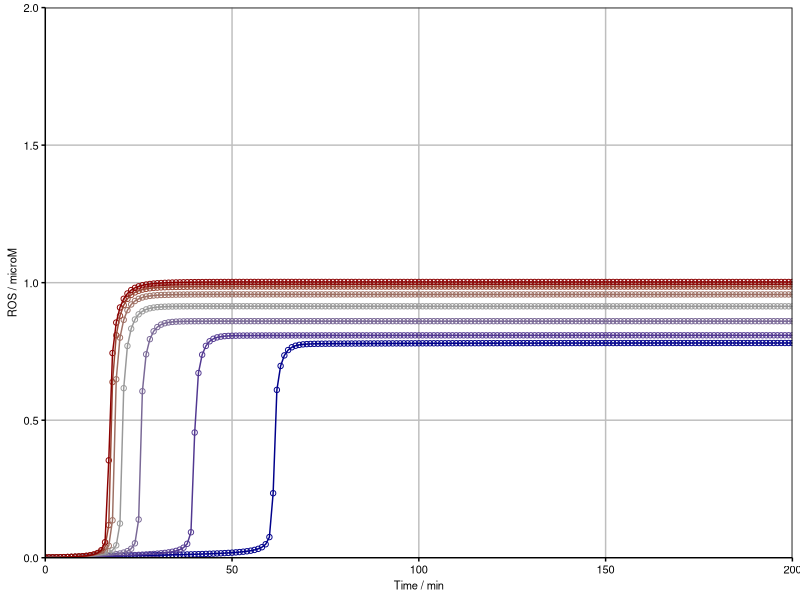
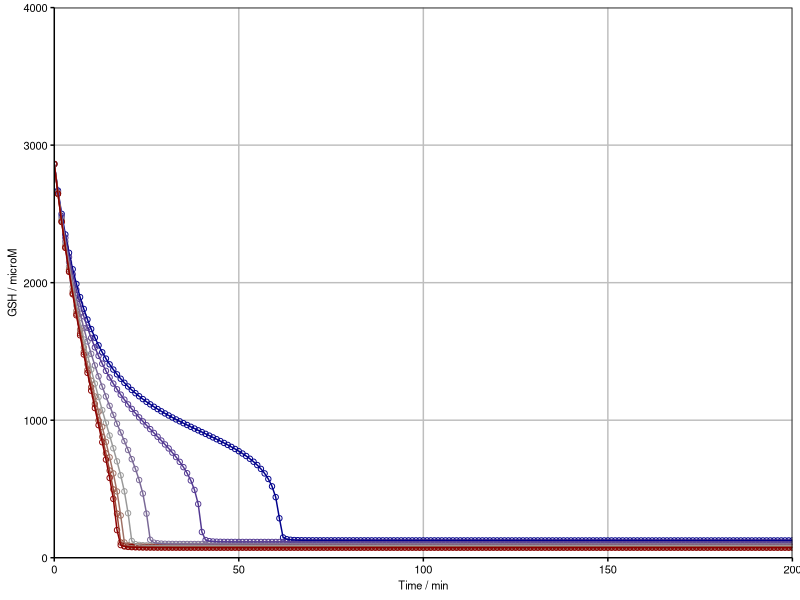
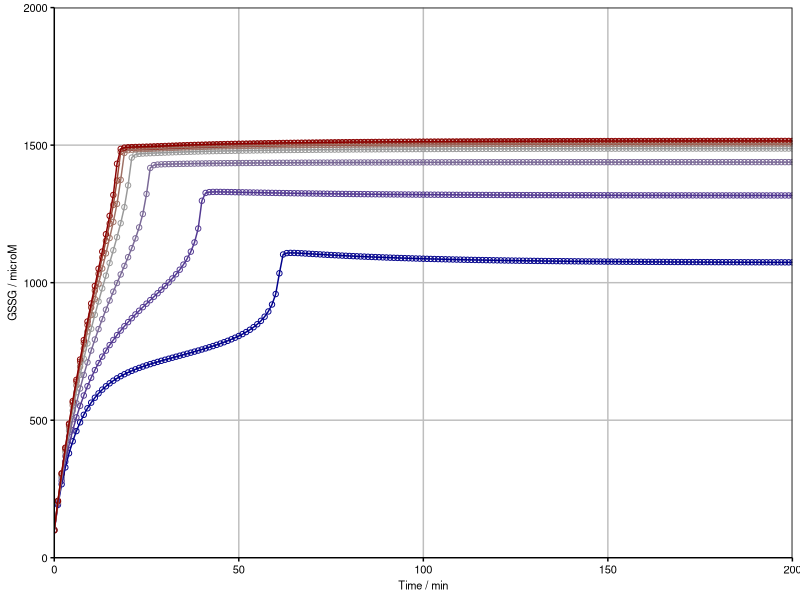
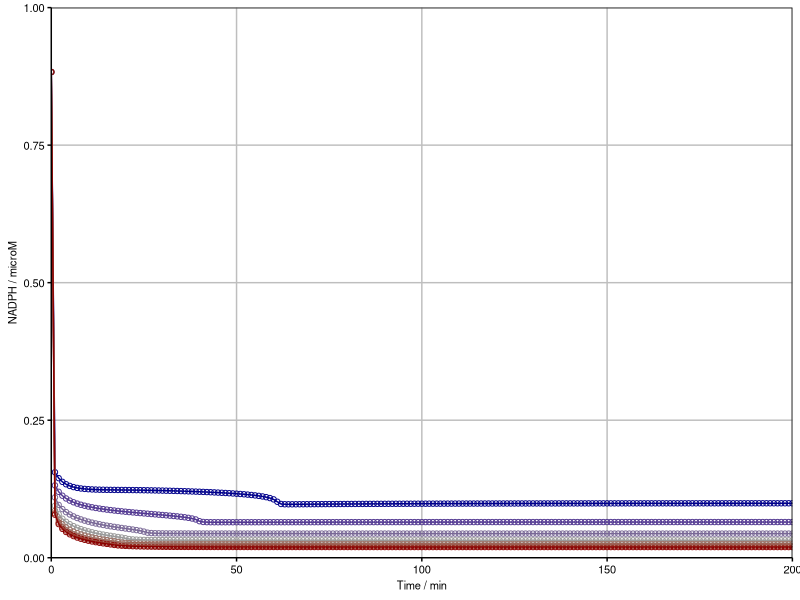
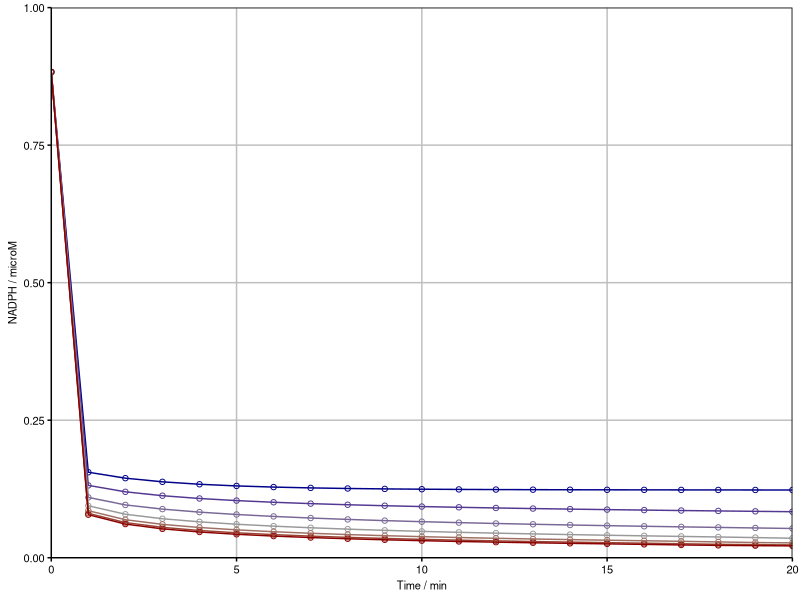
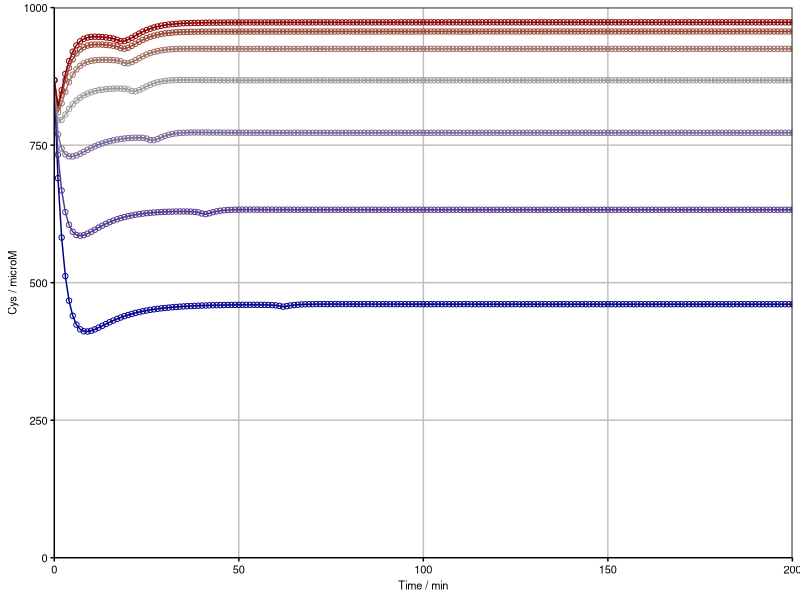
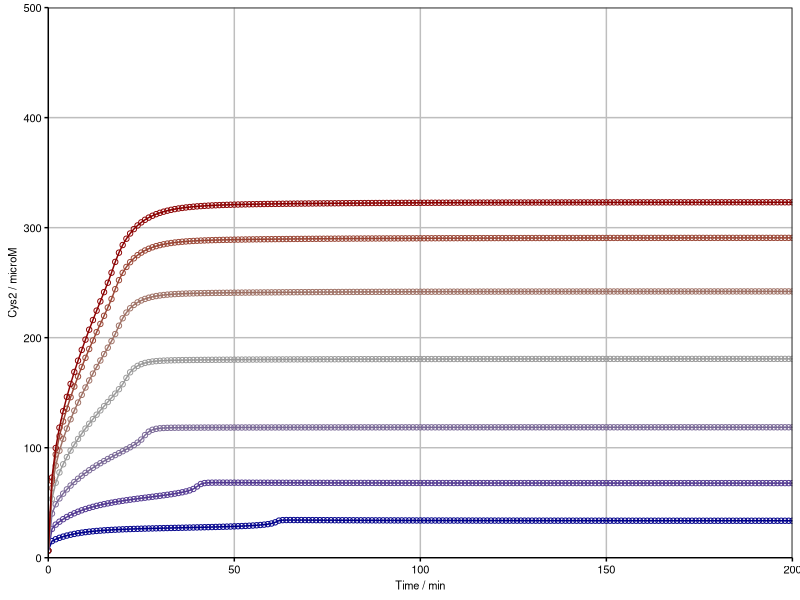
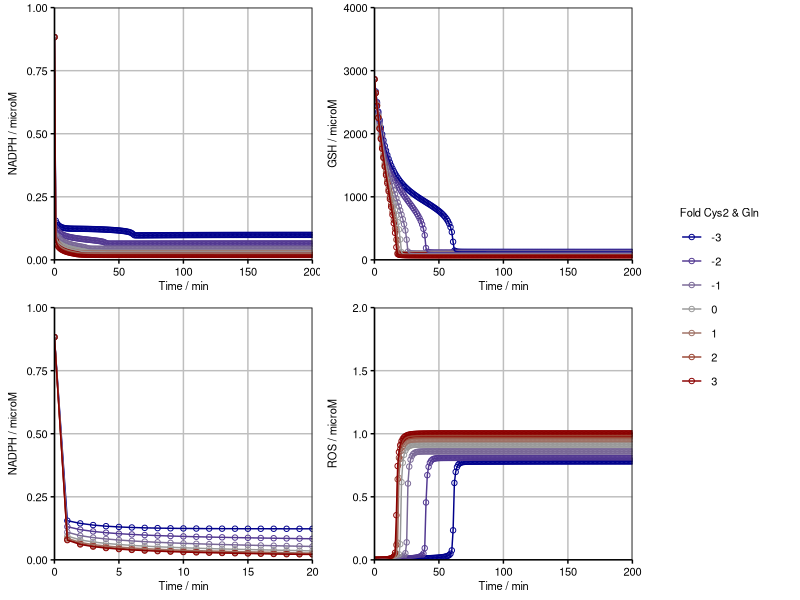

Write the R code that produced these figures, in order.
##### read data
#### set working directory
# setwd("D:/Lab_SHC_files/ROS_model/008_afterChiaChouMod/004_fig4")

#### read data
sol <- read.table("ROS_v6_TimeEvolution_ndsolve_4-2_out.txt", header = TRUE, sep = "\t") 

#### convert from character type to numeric type
sol <- apply(sol, MARGIN = 2, FUN = as.numeric)
sol <- as.data.frame(sol)

##### libraries
library("ggplot2")
library("cowplot")
library("viridis")
library("ggrepel")

##### plot themes
gtheme <- theme(
	axis.line = element_line(color = "black"), 
	axis.ticks = element_line(color = "black"), 
	axis.text = element_text(color = "black", size = 8), 
	axis.title = element_text(color = "black", size = 8), 
	legend.key = element_rect(fill = "white"), 
	legend.text = element_text(color = "black", size = 8), 
	legend.title = element_text(color = "black", size = 8), 
	panel.grid.major = element_line(color = "grey"), 
	panel.grid.minor = element_line(color = NA), 
	panel.background = element_rect(fill = "white"), 
	panel.border = element_rect(fill = NA, color = "black"), 
	plot.title = element_text(color = "black", size = 8),
	strip.background = element_rect(colour = "black", fill = "white"),
	strip.text.x = element_text(color = "black", size = 8),
	strip.text.y = element_text(color = "black", size = 8))
	
##### plot data
#### ROS
p1a <- ggplot(data = sol, aes(x = t, y = ros.t., group = x, color = log2(x)))
p1b <- p1a + geom_point(shape = 1) + geom_path() + coord_cartesian(xlim = c(0, 200), ylim = c(0, 2))
p1c <- p1b + scale_x_continuous(expand = c(0, 0), name = "Time / min") + scale_y_continuous(expand = c(0, 0), name = "ROS / microM") + scale_color_gradient2(name = "Fold Cys2 & Gln", guide = "legend", high = "darkred", low = "darkblue", mid = "grey60", breaks = seq(-3, 3, 1))
p1d <- p1c + gtheme
p1e <- p1d + theme(legend.position = "none")
p1e

leg <- get_legend(p1d)

#### GSH
p2a <- ggplot(data = sol, aes(x = t, y = gsh.t., group = x, color = log2(x)))
p2b <- p2a + geom_point(shape = 1) + geom_path() + coord_cartesian(xlim = c(0, 200), ylim = c(0, 4000))
p2c <- p2b + scale_x_continuous(expand = c(0, 0), name = "Time / min") + scale_y_continuous(expand = c(0, 0), name = "GSH / microM") + scale_color_gradient2(name = "Fold Cys2 & Gln", guide = "legend", high = "darkred", low = "darkblue", mid = "grey60", breaks = seq(-3, 3, 1))
p2d <- p2c + gtheme
p2e <- p2d + theme(legend.position = "none")
p2e

#### GSSG
p3a <- ggplot(data = sol, aes(x = t, y = gssg.t., group = x, color = log2(x)))
p3b <- p3a + geom_point(shape = 1) + geom_path() + coord_cartesian(xlim = c(0, 200), ylim = c(0, 2000))
p3c <- p3b + scale_x_continuous(expand = c(0, 0), name = "Time / min") + scale_y_continuous(expand = c(0, 0), name = "GSSG / microM") + scale_color_gradient2(name = "Fold Cys2 & Gln", guide = "legend", high = "darkred", low = "darkblue", mid = "grey60", breaks = seq(-3, 3, 1))
p3d <- p3c + gtheme
p3e <- p3d + theme(legend.position = "none")
p3e

#### NADPH
p4a <- ggplot(data = sol, aes(x = t, y = nadph.t., group = x, color = log2(x)))
p4b <- p4a + geom_point(shape = 1) + geom_path() + coord_cartesian(xlim = c(0, 200), ylim = c(0, 1))
p4c <- p4b + scale_x_continuous(expand = c(0, 0), name = "Time / min") + scale_y_continuous(expand = c(0, 0), name = "NADPH / microM") + scale_color_gradient2(name = "Fold Cys2 & Gln", guide = "legend", high = "darkred", low = "darkblue", mid = "grey60", breaks = seq(-3, 3, 1))
p4d <- p4c + gtheme
p4e <- p4d + theme(legend.position = "none")
p4e

p4a <- ggplot(data = sol, aes(x = t, y = nadph.t., group = x, color = log2(x)))
p4b2 <- p4a + geom_point(shape = 1) + geom_path() + coord_cartesian(xlim = c(0, 20), ylim = c(0, 1))
p4c2 <- p4b2 + scale_x_continuous(expand = c(0, 0), name = "Time / min") + scale_y_continuous(expand = c(0, 0), name = "NADPH / microM") + scale_color_gradient2(name = "Fold Cys2 & Gln", guide = "legend", high = "darkred", low = "darkblue", mid = "grey60", breaks = seq(-3, 3, 1))
p4d2 <- p4c2 + gtheme
p4e2 <- p4d2 + theme(legend.position = "none")
p4e2

#### Cys
p5a <- ggplot(data = sol, aes(x = t, y = cys.t., group = x, color = log2(x)))
p5b <- p5a + geom_point(shape = 1) + geom_path() + coord_cartesian(xlim = c(0, 200), ylim = c(0, 1000))
p5c <- p5b + scale_x_continuous(expand = c(0, 0), name = "Time / min") + scale_y_continuous(expand = c(0, 0), name = "Cys / microM") + scale_color_gradient2(name = "Fold Cys2 & Gln", guide = "legend", high = "darkred", low = "darkblue", mid = "grey60", breaks = seq(-3, 3, 1))
p5d <- p5c + gtheme
p5e <- p5d + theme(legend.position = "none")
p5e

#### Cys2
p6a <- ggplot(data = sol, aes(x = t, y = cys2.t., group = x, color = log2(x)))
p6b <- p6a + geom_point(shape = 1) + geom_path() + coord_cartesian(xlim = c(0, 200), ylim = c(0, 500))
p6c <- p6b + scale_x_continuous(expand = c(0, 0), name = "Time / min") + scale_y_continuous(expand = c(0, 0), name = "Cys2 / microM") + scale_color_gradient2(name = "Fold Cys2 & Gln", guide = "legend", high = "darkred", low = "darkblue", mid = "grey60", breaks = seq(-3, 3, 1))
p6d <- p6c + gtheme
p6e <- p6d + theme(legend.position = "none")
p6e

##### assemble subplots
ap1a <- plot_grid(p4e, p2e, p4e2, p1e, nrow = 2, align = "hv")#, axis = "tblr")
ap1b <- plot_grid(ap1a, leg, rel_widths = c(8, 2))
ap1b
ggsave2("ROS_v6_TimeEvolution_ndsolve_4-2_plot_1.pdf", width = 5, height = 2.4, units = "in", dpi = 600)

ap1c <- plot_grid(p2e, p3e, p5e, p6e, nrow = 2, align = "hv", axis = "tblr")
ap1d <- plot_grid(ap1c, leg, rel_widths = c(8, 2))
ap1d
ggsave2("ROS_v6_TimeEvolution_ndsolve_4-2_plot_2.pdf", width = 5, height = 2.4, units = "in", dpi = 600)

##### initial rates and redox catastrophe time 
#### maximal d ros / d t
soly <- NA

for(i in 1:length(unique(sol$x))){

	tmp <- sol[which(sol$x == unique(sol$x)[i]), ]
	soly <- rbind(soly, tmp[which.max(tmp$ros..t.), c("t", "ros..t.", "x")])
	rm(tmp)

}

soly <- soly[-1, ]
colnames(soly) <- c("tmax", "ros..t.max", "xmax")

#### d ros / d t and catastrophe time
### initial d ros / d t
sol01 <- sol[which(sol$t == 0), c("t", "ros..t.", "x")] ### very negative ros'[t] due to loss of glc contribution to ros production
sol11 <- sol[which(sol$t == 1), c("t", "ros..t.", "x")] ### the "initial" rate "after glc deprivation" 
solx1 <- cbind(sol01, sol11)
colnames(solx1) <- c("t0", "ros..t.0", "x0", "t1", "ros..t.1", "x1")

solz1 <- cbind(solx1, soly)

### plot
p7a <- ggplot(data = solz1, aes(x = ros..t.1, y = tmax, color = log2(xmax)))
p7b <- p7a + geom_point() + coord_cartesian(ylim = c(0, 100))
p7c <- p7b + scale_x_continuous(name = "Init. dROS / dt / (microM / min)") + scale_y_continuous(expand = c(0, 0), name = "Tmax / min") + scale_color_gradient2(name = "Fold Cys2 & Gln", guide = "legend", high = "darkred", low = "darkblue", mid = "grey60", breaks = seq(-3, 3, 1))
p7d <- p7c + gtheme
p7e <- p7d + theme(legend.position = "none")
p7e

#### d gsh / d t and catastrophe time
### initial d gsh / d t
sol02 <- sol[which(sol$t == 0), c("t", "gsh..t.", "x")] ### very negative gsh'[t] due to loss of glc contribution to gsh production
sol12 <- sol[which(sol$t == 1), c("t", "gsh..t.", "x")] ### the "initial" rate "after glc deprivation" 
solx2 <- cbind(sol02, sol12)
colnames(solx2) <- c("t0", "gsh..t.0", "x0", "t1", "gsh..t.1", "x1")

solz2 <- cbind(solx2, soly)

### plot
p8a <- ggplot(data = solz2, aes(x = gsh..t.1, y = tmax, color = log2(xmax)))
p8b <- p8a + geom_point() + coord_cartesian(ylim = c(0, 100))
p8c <- p8b + scale_x_continuous(name = "Init. dGSH / dt / (microM / min)") + scale_y_continuous(expand = c(0, 0), name = "Tmax / min") + scale_color_gradient2(name = "Fold Cys2 & Gln", guide = "legend", high = "darkred", low = "darkblue", mid = "grey60", breaks = seq(-3, 3, 1))
p8d <- p8c + gtheme
p8e <- p8d + theme(legend.position = "none")
p8e

#### d cys2 / d t and catastrophe time
### initial d cys2 / d t
sol03 <- sol[which(sol$t == 0), c("t", "cys2..t.", "x")] ### very negative cys2'[t] due to loss of glc contribution to cys2 production
sol13 <- sol[which(sol$t == 1), c("t", "cys2..t.", "x")] ### the "initial" rate "after glc deprivation" 
solx3 <- cbind(sol03, sol13)
colnames(solx3) <- c("t0", "cys2..t.0", "x0", "t1", "cys2..t.1", "x1")

solz3 <- cbind(solx3, soly)

### plot
p9a <- ggplot(data = solz3, aes(x = cys2..t.1, y = tmax, color = log2(xmax)))
p9b <- p9a + geom_point() + coord_cartesian(ylim = c(0, 100))
p9c <- p9b + scale_x_continuous(name = "Init. dCys2 / dt / (microM / min)") + scale_y_continuous(expand = c(0, 0), name = "Tmax / min") + scale_color_gradient2(name = "Fold Cys2 & Gln", guide = "legend", high = "darkred", low = "darkblue", mid = "grey60", breaks = seq(-3, 3, 1))
p9d <- p9c + gtheme
p9e <- p9d + theme(legend.position = "none")
p9e

#### d nadph / d t and catastrophe time
### initial d nadph / d t
sol04 <- sol[which(sol$t == 0), c("t", "nadph..t.", "x")] ### very negative nadph'[t] due to loss of glc contribution to nadph production
sol14 <- sol[which(sol$t == 1), c("t", "nadph..t.", "x")] ### the "initial" rate "after glc deprivation" 
solx4 <- cbind(sol04, sol14)
colnames(solx4) <- c("t0", "nadph..t.0", "x0", "t1", "nadph..t.1", "x1")

solz4 <- cbind(solx4, soly)

### plot
p10a <- ggplot(data = solz4, aes(x = nadph..t.1, y = tmax, color = log2(xmax)))
p10b <- p10a + geom_point() + coord_cartesian(ylim = c(0, 100))
p10c <- p10b + scale_x_continuous(name = "Init. dNADPH / dt / (microM / min)") + scale_y_continuous(expand = c(0, 0), name = "Tmax / min") + scale_color_gradient2(name = "Fold Cys2 & Gln", guide = "legend", high = "darkred", low = "darkblue", mid = "grey60", breaks = seq(-3, 3, 1))
p10d <- p10c + gtheme
p10e <- p10d + theme(legend.position = "none")
p10e

##### assemble subplots
ap1e <- plot_grid(p7e, p8e, p9e, p10e, ncol = 1, align = "hv", axis = "tblr")
ap1e
ggsave2("ROS_v6_TimeEvolution_ndsolve_4-2_plot_3.pdf", width = 2, height = 4.8, units = "in", dpi = 600)
